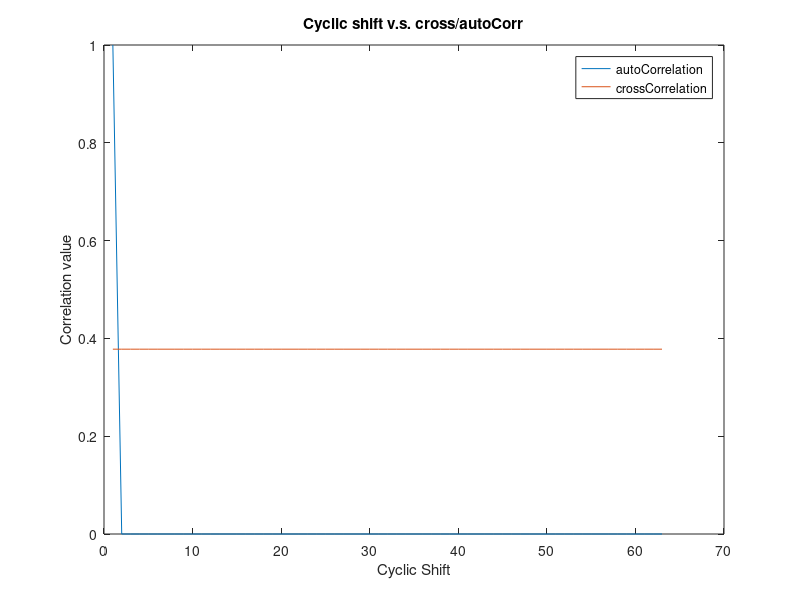

Write MATLAB code to recreate this figure.
clear all;
close all;
%  Setting up
% ZC Sequence length
N  = 63;    % But 61 fuck up
% 2 root
M1 = 61;
M2 = 7;

% m denotes cyclic shift
for m = 0 : N-1
    % 1. Generating Zadoff-Chu
    ak1 = zeros(1,N);
    bk1 = zeros(1,N);
    for k = 0:N-1
        ak1(k+1) = exp(1j * (M1 * pi * k * (k+1) / N));
        bk1(k+1) = exp(1j * (M2 * pi * k * (k+1) / N));
    end
     
    % 2. cyclic shift
    ak2 = [ak1(1, m+1:end), ak1(1, 1:m)];
     
    % 3. autocorrelation
    autoCorr(m+1) = abs(sum(ak1 .* conj(ak2)) / N);
    % 4. cross correlation
    crossCorr(m+1) = abs(sum(ak1 .* conj(bk1)) / N);
end

plot(autoCorr);
hold on;
plot(crossCorr);
title("Cyclic shift v.s. cross/autoCorr");
xlabel("Cyclic Shift");
ylabel("Correlation value");
legend('autoCorrelation', 'crossCorrelation')

% m = 5;
% index = 5;
% for N = 7:61
%     ak1 = zeros(1,N);
%     bk1 = zeros(1,N);
%     for k = 0:N-1
%         ak1(k+1) = exp(1j * (M1 * pi * k * (k+1) / N));
%         bk1(k+1) = exp(1j * (M2 * pi * k * (k+1) / N));
%     end
%      
%     % 2. cyclic shift
%     ak2 = [ak1(1, m+1:end), ak1(1, 1:m)];
%      
%     % 3. autocorrelation
%     autoCorr(index+1) = abs(sum(ak1 .* conj(ak2)) / N);
%     % 4. cross correlation
%     crossCorr(index+1) = abs(sum(ak1 .* conj(bk1)) / N);
%     index = index +1 ;
% end
% 
% plot(autoCorr);
% hold on;
% plot(crossCorr);
% title("Sequence Length v.s. cross/autoCorr");
% xlabel("Sequence Length");
% ylabel("Correlation value");
% legend('autoCorrelation', 'crossCorrelation')









